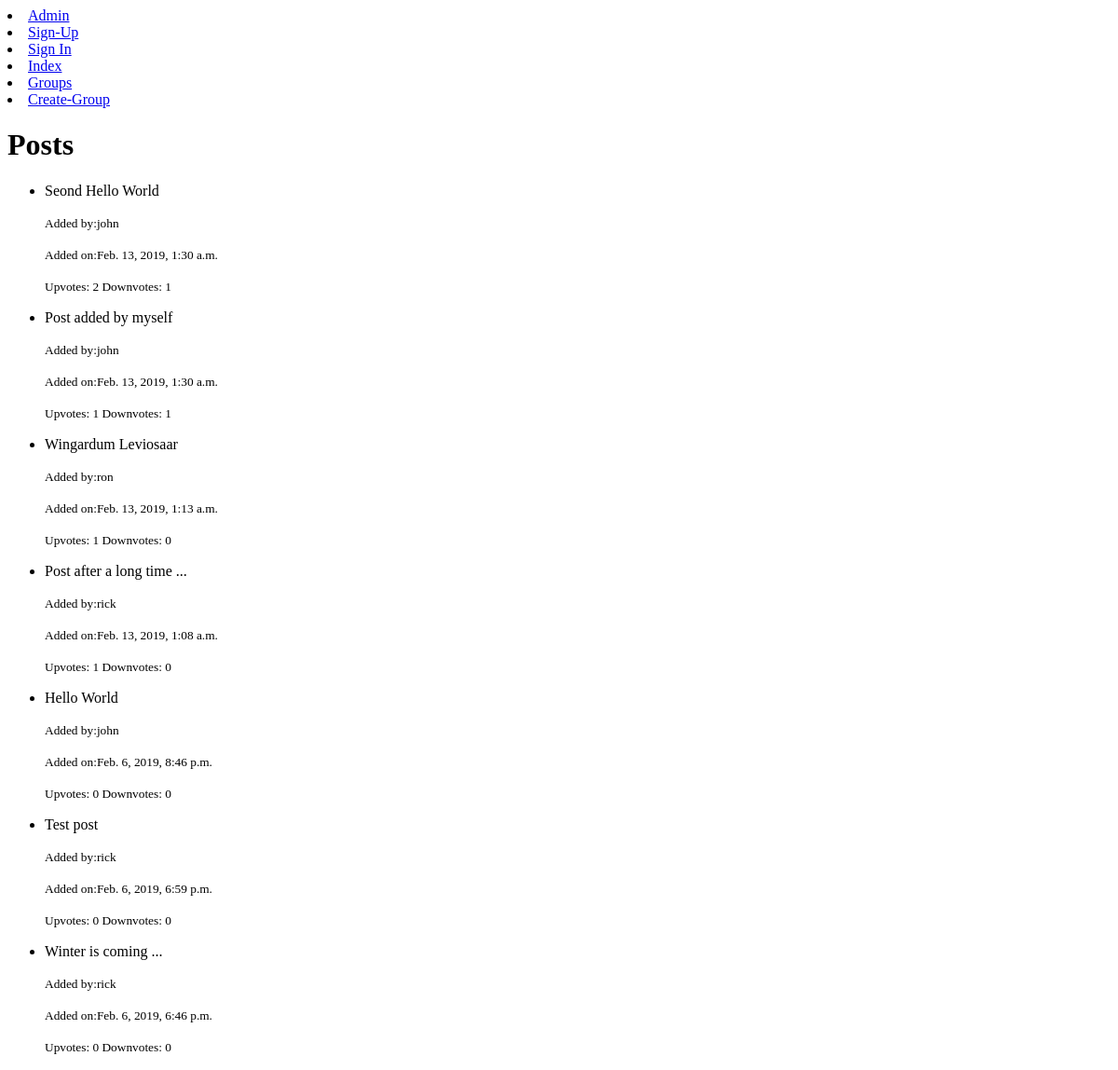
The page /group/game-of-thrones/posts/ on the database as committed earlier.
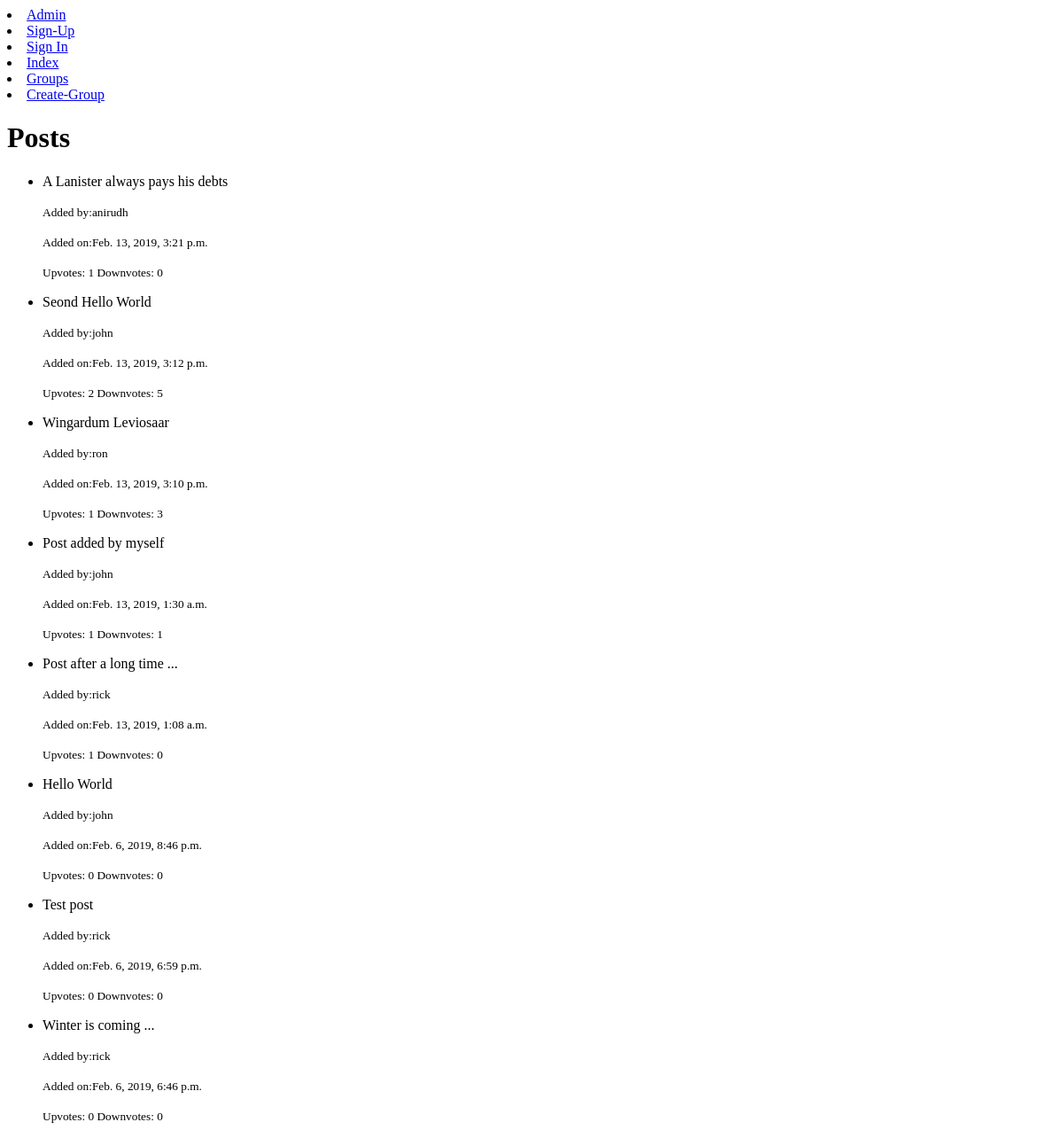
The same page on the database as committed later.
### groups/models.py (models this page shows, shortened)
class Post(models.Model):
    user = models.ForeignKey(User,related_name='posts',on_delete=models.CASCADE)
    created_at = models.DateTimeField(auto_now=True)
    text = models.TextField()
    group = models.ForeignKey(Group,related_name='posts',on_delete=models.CASCADE)
    slug = models.SlugField(allow_unicode=True,default='game_of_thrones')
    upvotes = models.IntegerField(default=0)
    downvotes = models.IntegerField(default=0)
    class Meta:
        ordering = ['-created_at']
        unique_together = ('user','text')

### groups/views.py (the view)
# urls.py: path('<slug:slug>/posts/',PostListView.as_view(),name='posts_list'),
class PostListView(ListView):
    template_name = 'posts/post_list.html'
    model = Post
    context_object_name = 'posts'
    def get_queryset(self):
        slug = self.kwargs['slug']
        return Post.objects.filter(slug=slug)

### groups/templates/posts/post_list.html
{%  extends 'posts/post_base.html'%}
{% block body_block %}
  <h1>Posts</h1>
  <ul>
  {% if posts %}
  {% for post in posts %}
  <li>
    <p>{{post.text}}</p>
    <p><small>Added by:{{post.user.username}}</small></p>
    <p><small>Added on:{{post.created_at}}</small></p>
    <p><small>Upvotes: {{post.upvotes}}   Downvotes: {{post.downvotes}} </small></p>
  </li>
  {% endfor %}
  </ul>
  {% else %}
  <h2>No Posts Yet !!! </h2>
  {% endif %}
{% endblock %}

### groups/templates/posts/post_base.html (shortened to what this page needs)
<!DOCTYPE html>
<html lang="en" dir="ltr">
  <head>
  </head>
  <body>
    <nav>
      {% if user.is_authenticated %}
        <li>
        <a href="{% url 'account:sign_out'  %}">Sign Out</a>
      </li>
      {% else %}
      <li>
        <a href="{%  url 'admin:index' %}">Admin</a>
      </li>
      <li>
        <a href="{%  url 'account:sign_up' %}">Sign-Up</a>
      </li>
      <li>
        <a href="{% url 'account:sign_in'  %}">Sign In</a>
      </li>
      {% endif %}
      <li>
        <a href="{% url 'account:home_page' %}">Index</a>
      </li>
      <li>
        <a href="{% url 'group:group_list' %}">Groups</a>
      </li>
      <li>
        <a href="{% url 'group:create_group' %}">Create-Group</a>
      </li>
    </nav>
    {% block body_block %}
    {% endblock %}
  </body>
</html>

Rows that differ between the two databases and show on the page:
added Post: text "A Lanister always pays his debts", user.username "anirudh", created_at "Feb. 13, 2019, 3:21 p.m.", upvotes "1", downvotes "0"
changed Post "Seond Hello World": created_at "Feb. 13, 2019, 1:30 a.m." → "Feb. 13, 2019, 3:12 p.m."; downvotes "1" → "5"
changed Post "Wingardum Leviosaar": created_at "Feb. 13, 2019, 1:13 a.m." → "Feb. 13, 2019, 3:10 p.m."; downvotes "0" → "3"; moves up the list
